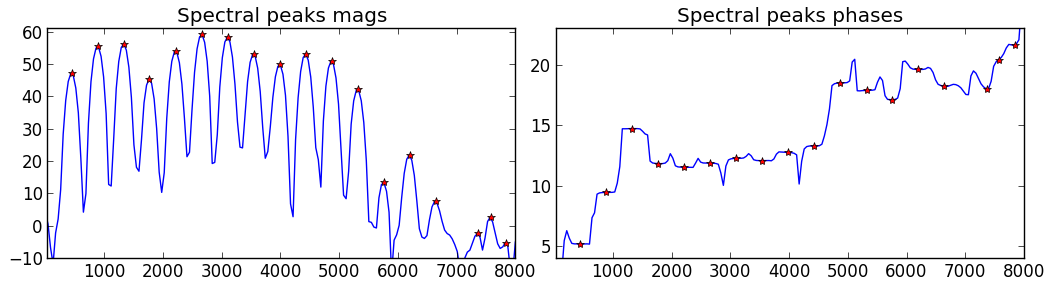

Here is the Python script that generated this plot:
import matplotlib.pyplot as plt
import numpy as np
from scipy.fftpack import fft, ifft
from scipy.io.wavfile import read

def peak_interp(mX, pX, ploc):
  # mX: magnitude spectrum, pX: phase spectrum, ploc: locations of peaks
  # iploc, ipmag, ipphase: interpolated values
  
  val = mX[ploc]                                          # magnitude of peak bin 
  lval = mX[ploc-1]                                       # magnitude of bin at left
  rval = mX[ploc+1]                                       # magnitude of bin at right
  iploc = ploc + 0.5*(lval-rval)/(lval-2*val+rval)        # center of parabola
  ipmag = val - 0.25*(lval-rval)*(iploc-ploc)             # magnitude of peaks
  ipphase = np.interp(iploc, np.arange(0, pX.size), pX)   # phase of peaks

  return iploc, ipmag, ipphase

def peak_detection(mX, hN, t):
  # mX: magnitude spectrum, hN: half number of samples, t: threshold
  # to be a peak it has to accomplish three conditions: 

  thresh = np.where(mX[1:hN-1]>t, mX[1:hN-1], 0);
  next_minor = np.where(mX[1:hN-1]>mX[2:], mX[1:hN-1], 0)
  prev_minor = np.where(mX[1:hN-1]>mX[:hN-2], mX[1:hN-1], 0)
  ploc = thresh * next_minor * prev_minor
  ploc = ploc.nonzero()[0] + 1

  return ploc

plt.figure(1)

(fs, x) = read('oboe.wav')
N = 1024
M = 601
t = -10
w = np.blackman(M)
start = .8*fs
hN = N/2                                              
hM = (M+1)/2
xw = x[start:start+M] * w                          
fftbuffer = np.zeros(N)                 
fftbuffer[:hM] = xw[hM-1:]                            
fftbuffer[N-hM+1:] = xw[:hM-1]        
X = fft(fftbuffer)                                   
mX = 20 * np.log10( abs(X[:hN]/M) )               
ploc = peak_detection(mX, hN, t)
pmag = mX[ploc]
pX = np.unwrap( np.angle(X[:hN]) )
iploc, ipmag, ipphase = peak_interp(mX, pX, ploc)
freq = np.arange(0, fs/2, fs/N)             
freq = freq[:freq.size-1] 
plt.subplot (1,2,1)
plt.plot(freq, mX)  
plt.plot(np.float32(iploc)/N*fs, ipmag, 'r*') 
plt.axis([30,8000,-10,max(mX)+2])
plt.title('Spectral peaks mags')

plt.subplot (1,2,2)
plt.plot(freq, pX)
plt.plot(np.float32(iploc)/N*fs, ipphase, 'r*') 
plt.axis([30,8000,4,23])
plt.title('Spectral peaks phases')
 
plt.show()
